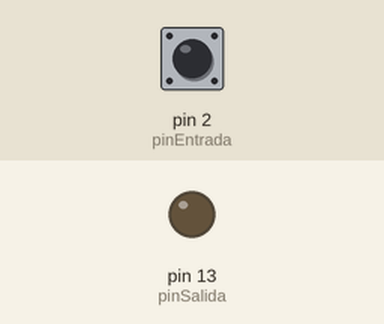
A sketch run on a simulated Arduino Uno, built with avr-gcc and run on an emulated ATmega328P. On the bench: output pins drawn as LEDs (lit = HIGH). The inputs (shaded band) are chosen by the test bench; at power-on: pin 2 (pinEntrada) HIGH.

Above: at 1.2 s.
1.3 s: pin 2 (pinEntrada) pulled LOW for 3.2 s
At 2.0 s:
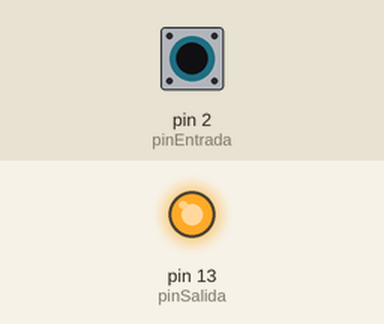
Timing chart, 0 to 6.8 s (numbered marks = the images above; inputs shaded):
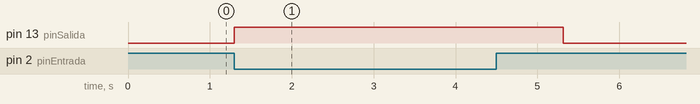

The sketch:

EntradaDigital.ino
```cpp
int pinSalida = 13; //Declaramos variable.
int pinEntrada = 2; //Declaramos variable.

void setup() {
  pinMode(pinSalida, OUTPUT);// Definimos pin 13 como una salida.
  pinMode(pinEntrada, INPUT_PULLUP); //Definimos el pin 2 como entrada.
}

  void loop() {

    bool lectura = digitalRead(pinEntrada); //Hacemos la lectura y la guardamos en bool

    if (lectura == LOW) {               //Preguntamos si el botón fue presionado
      digitalWrite(pinSalida, HIGH);    // Encendomos la salida
      delay(1000);                      // Esperamos 1000 milisegundos(1 segundo)
      digitalWrite(pinSalida, LOW);     // Apagamos la salida
      delay(5);                         // Esperamos 500 milisegundos(1/2 segundo)
    }
  }
```

Measured:
- after the input at 1.3 s, pin 13 (pinSalida): LOW → HIGH at once, → LOW 4.0 s later
